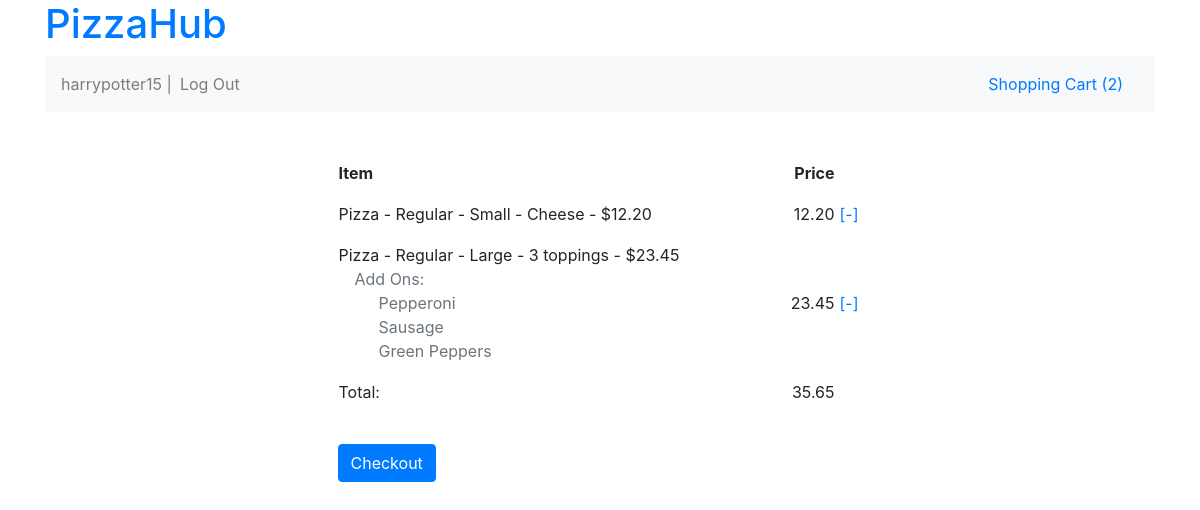
The page /shoppingcart/ (signed in) on the database its author committed.
### orders/models.py (models this page shows, shortened)
class OrderItem (models.Model):
	menu_item = models.ForeignKey(MenuItem, on_delete=models.CASCADE);
	final_price = models.DecimalField(max_digits=5, decimal_places=2,validators=[MinValueValidator(Decimal('0.00'))]);
	def final_price_dollars(self):
		return "$ %.2f" % float(self.final_price) if self.final_price else "$ 0.00";
	final_price_dollars.short_description = "Final Price"
	add_ons = models.CharField(blank=True, max_length=100); #list of add ons for pizza or subs, separated by commas, can be blank
	def get_add_ons_list(self):
		if(self.add_ons.split(',')==['']):
			return [];
		return self.add_ons.split(',');
	shopping_cart = models.ForeignKey(ShoppingCart, on_delete=models.CASCADE);

class MenuItem(models.Model):
	item_type = models.CharField(max_length=3, choices = ITEM_TYPE_CHOICES, default = PIZZA);
	item_name = models.CharField(max_length=100);
	price = models.DecimalField(max_digits=5, decimal_places=2,validators=[MinValueValidator(Decimal('0.00'))])
	def __str__(self):
		def pizzaToString():
			return self.pizzamenuitem.__str__();
		def subToString():
			return self.submenuitem.__str__();
		def platterToString():
			return self.plattermenuitem.__str__();
		def saladToString():
			return self.saladmenuitem.__str__();
		def pastaToString():
			return self.pastamenuitem.__str__();
		def defaultToString():
			return str(f"{self.get_item_type_display()} - {self.item_name} - ${self.price}");
		switcher = {
			PIZZA: pizzaToString,
			SUB: subToString,
			PLATTER: platterToString,
			SALAD: saladToString,
			PASTA: pastaToString,
		}
		return switcher.get(self.item_type, defaultToString)();
	class Meta:
			verbose_name = "Menu Item"

class PizzaMenuItem(MenuItem):
	REGULAR = 'Regular'
	SICILIAN = 'Sicilian'
	PIZZA_TYPE_CHOICES = (
		(REGULAR, "Regular"),
		(SICILIAN, "Sicilian"),
	)
	TOPPING_SEL_CHOICES = (
		('0', "Cheese"),
		('1',"1 topping"),
		('2',"2 toppings"),
		('3',"3 toppings"),
		('4',"Special")
	)
	pizza_type = models.CharField(max_length=100, choices = PIZZA_TYPE_CHOICES, default = REGULAR)
	size = models.CharField(max_length=1, choices = SIZE_CHOICES, default = SMALL)
	topping_sel = models.CharField(max_length=1, choices = TOPPING_SEL_CHOICES, default = '0', verbose_name="Topping Selection")
	def __str__(self):
		return str(f"{self.get_item_type_display()} - {self.item_name} - {self.get_size_display()} - {self.pizzamenuitem.get_topping_sel_display()} - ${self.price}");
	class Meta:
			verbose_name = "Pizza Menu Item"

class ShoppingCart (models.Model):
	user = models.ForeignKey(User, on_delete=models.CASCADE);
	total_cost = models.DecimalField(max_digits=5, default = Decimal('0.00'),decimal_places=2,validators=[MinValueValidator(Decimal('0.00'))]);
	def total_cost_dollars(self):
		return "$ %.2f" % float(self.total_cost) if self.total_cost else 0;
	total_cost_dollars.short_description = "Total Cost"
	ORDER_STATUS_POSS = (
		('0', "In Process"),
		('1', "Order Placed"),
	);
	order_status = models.CharField(max_length=1, choices = ORDER_STATUS_POSS, default = '0', verbose_name="Order Status");
	conf_num = models.IntegerField(blank=True, null=True, verbose_name="Order Confirmation #");
	checkout_time = models.DateTimeField(blank=True, null=True, verbose_name="Time Order Placed");
	class Meta:
		verbose_name = "Shopping Cart"

### orders/views.py (the view)
# urls.py: path("shoppingcart/", views.shopping_cart, name="shopping_cart"),
def shopping_cart(request):
	if request.user.is_authenticated:
		shopping_cart= get_current_shopping_cart(request);
		shopping_cart_items = OrderItem.objects.filter(shopping_cart=shopping_cart);
		context = {
			'shopping_cart': shopping_cart,
			'shopping_cart_items': shopping_cart_items,
		}
		template = loader.get_template('orders/cart.html')
		return HttpResponse(template.render(context, request));
	else:
		return HttpResponseRedirect(reverse("orders:index"))

### orders/views.py (called while the page is built)
def get_current_shopping_cart(request):
	if request.user.is_authenticated:
		cart_query = ShoppingCart.objects.filter(user = request.user, order_status='0');
		if len(cart_query)==0:
			new_cart = ShoppingCart(user=request.user);
			new_cart.save();
			return new_cart;
		else:
			return cart_query.get();
	else:
		return 'NO_USER_LOGGED_IN'

### orders/templates/orders/cart.html (shortened to what this page needs)
{% extends "orders/base.html" %}
{% block body %}
<div class="container col-6">
<form action="{% url 'orders:check_out' %}" method="post">
	<table width="100%">
		<tbody>
			<tr>
				<th>Item</th>
				<th style="text-align:right">Price</th>
				<th></th>
			</tr>
				{% for item in shopping_cart_items %}
				<tr>
					<td name = "item">{{item.menu_item}}
						{% if item.get_add_ons_list|length > 0 %}
						<p class="text-secondary" style="margin-bottom:0;text-indent:1em">Add Ons:</p>
							<ul class="text-secondary" style="margin-bottom:0;list-style: none">
								{% for add_on in item.get_add_ons_list %}
									<li>{{ add_on }}</li>
								{% endfor %}</ul>
						{% endif %}
					</td>
					<td style="text-align:right">{{item.final_price}}</td><td style="text-align:center"> <a href="" class="removeItem" id="{{item.id}}">[-]</a></td>
				</tr>
				{% endfor %}
				<tr>
					<td>Total: </td><td id="total-cost" style="text-align:right">{{shopping_cart.total_cost}}</td><td></td>
				</tr>
		</tbody>
	</table>
	<br>
	<button class="btn btn-primary" type="submit" name="submit">Checkout</button>
</form>
</div>
{% endblock %}

### orders/templates/orders/base.html (shortened to what this page needs)
<!DOCTYPE html>
<html>
    <head>
      {% load static %}
    	<link rel="stylesheet" href="https://stackpath.bootstrapcdn.com/bootstrap/4.1.3/css/bootstrap.min.css">
    </head>
    <body>
    	<div class="container">
            <a id="title" href="{% url 'orders:index' %}"><h1>PizzaHub</h1></a>
            <nav class="navbar navbar-expand-lg navbar-light bg-light mb-5 justify-content-between">
                   <ul class="navbar-nav ">
                      {% if user.is_authenticated %}
                      <li class="navbar-text">
                          {{ user.username }} |
                      </li>
                      <li class="nav-item">
                          <a href="{% url 'orders:logout' %}" class="nav-link">Log Out</a>
                      </li>
                      {% endif %}
                    </ul>
                    <div class="nav-item">
                      <a href="{% url 'orders:shopping_cart' %}" class="nav-link">Shopping Cart <span id="num-cart-items">{% if shopping_cart %}{% if shopping_cart_items|length > 0 %}({{shopping_cart_items|length}}){% endif %}{% endif %}</span></a>
                    </div>
            </nav>
            {% block body %}
        	{% endblock %}
        </div>
    </body>
</html>

### orders/templates/orders/cart.html (style rules this page uses)
td, th { padding-bottom:1em; }

### rows shown on the page
OrderItem: menu_item "Pizza - Regular - Small - Cheese - $12.20", final_price "12.20"
OrderItem: menu_item "Pizza - Regular - Large - 3 toppings - $23.45", get_add_ons_list "Pepperoni" "Sausage" "Green Peppers", final_price "23.45"
ShoppingCart: total_cost "35.65"

### other values the page prints
{{ user.username }} "harrypotter15"
{{ shopping_cart_items|length }} "2"
